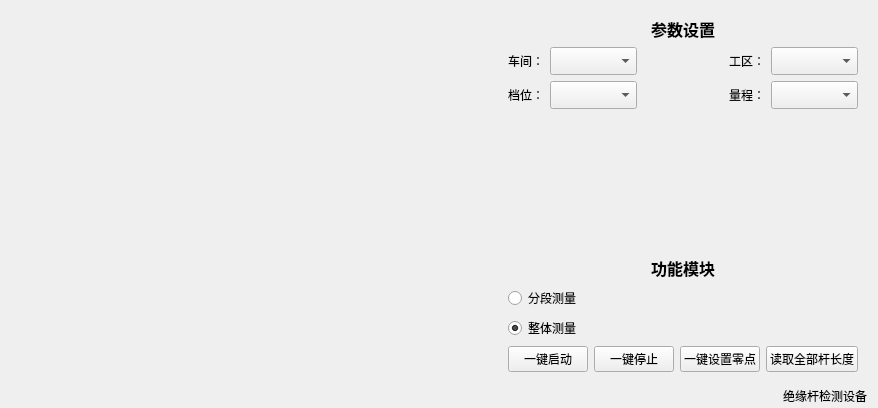
<?xml version="1.0" encoding="UTF-8"?>
<ui version="4.0">
 <class>IR_TestOperatorWgt</class>
 <widget class="QWidget" name="IR_TestOperatorWgt">
  <property name="geometry">
   <rect>
    <x>0</x>
    <y>0</y>
    <width>878</width>
    <height>408</height>
   </rect>
  </property>
  <property name="windowTitle">
   <string>Form</string>
  </property>
  <layout class="QVBoxLayout" name="verticalLayout">
   <property name="bottomMargin">
    <number>0</number>
   </property>
   <item>
    <layout class="QHBoxLayout" name="horizontalLayout_2" stretch="1,0">
     <item>
      <widget class="QWidget" name="widget_ImmediateTesst" native="true">
       <layout class="QVBoxLayout" name="verticalLayout_2">
        <item>
         <layout class="QVBoxLayout" name="verticalLayout_ImmediateTest">
          <item>
           <spacer name="horizontalSpacer_5">
            <property name="orientation">
             <enum>Qt::Horizontal</enum>
            </property>
            <property name="sizeHint" stdset="0">
             <size>
              <width>40</width>
              <height>0</height>
             </size>
            </property>
           </spacer>
          </item>
         </layout>
        </item>
       </layout>
      </widget>
     </item>
     <item>
      <widget class="QWidget" name="widget_ParamSetting" native="true">
       <layout class="QVBoxLayout" name="verticalLayout_3">
        <property name="leftMargin">
         <number>9</number>
        </property>
        <property name="topMargin">
         <number>6</number>
        </property>
        <property name="rightMargin">
         <number>9</number>
        </property>
        <property name="bottomMargin">
         <number>6</number>
        </property>
        <item>
         <widget class="QLabel" name="label_2">
          <property name="font">
           <font>
            <family>微软雅黑</family>
            <pointsize>12</pointsize>
            <weight>75</weight>
            <bold>true</bold>
           </font>
          </property>
          <property name="text">
           <string>参数设置</string>
          </property>
          <property name="alignment">
           <set>Qt::AlignCenter</set>
          </property>
         </widget>
        </item>
        <item>
         <layout class="QGridLayout" name="gridLayout">
          <property name="horizontalSpacing">
           <number>6</number>
          </property>
          <item row="2" column="3">
           <widget class="QLabel" name="label_6">
            <property name="text">
             <string>量程：</string>
            </property>
           </widget>
          </item>
          <item row="1" column="1">
           <widget class="QComboBox" name="comboBox_WorkSpace">
            <property name="minimumSize">
             <size>
              <width>0</width>
              <height>28</height>
             </size>
            </property>
           </widget>
          </item>
          <item row="2" column="0">
           <widget class="QLabel" name="label_4">
            <property name="text">
             <string>档位：</string>
            </property>
           </widget>
          </item>
          <item row="0" column="4">
           <spacer name="horizontalSpacer_4">
            <property name="orientation">
             <enum>Qt::Horizontal</enum>
            </property>
            <property name="sizeHint" stdset="0">
             <size>
              <width>40</width>
              <height>0</height>
             </size>
            </property>
           </spacer>
          </item>
          <item row="2" column="4">
           <widget class="QComboBox" name="comboBox_ResRange">
            <property name="minimumSize">
             <size>
              <width>0</width>
              <height>28</height>
             </size>
            </property>
           </widget>
          </item>
          <item row="1" column="4">
           <widget class="QComboBox" name="comboBox_WorkArea">
            <property name="minimumSize">
             <size>
              <width>0</width>
              <height>28</height>
             </size>
            </property>
           </widget>
          </item>
          <item row="0" column="1">
           <spacer name="horizontalSpacer_3">
            <property name="orientation">
             <enum>Qt::Horizontal</enum>
            </property>
            <property name="sizeHint" stdset="0">
             <size>
              <width>40</width>
              <height>0</height>
             </size>
            </property>
           </spacer>
          </item>
          <item row="1" column="3">
           <widget class="QLabel" name="label_5">
            <property name="text">
             <string>工区：</string>
            </property>
           </widget>
          </item>
          <item row="1" column="0">
           <widget class="QLabel" name="label_3">
            <property name="text">
             <string>车间：</string>
            </property>
           </widget>
          </item>
          <item row="2" column="1">
           <widget class="QComboBox" name="comboBox_VolGrade">
            <property name="minimumSize">
             <size>
              <width>0</width>
              <height>28</height>
             </size>
            </property>
           </widget>
          </item>
          <item row="1" column="2">
           <widget class="QLabel" name="label_11">
            <property name="minimumSize">
             <size>
              <width>80</width>
              <height>0</height>
             </size>
            </property>
            <property name="text">
             <string/>
            </property>
           </widget>
          </item>
          <item row="2" column="2">
           <widget class="QLabel" name="label_12">
            <property name="minimumSize">
             <size>
              <width>80</width>
              <height>0</height>
             </size>
            </property>
            <property name="text">
             <string/>
            </property>
           </widget>
          </item>
         </layout>
        </item>
        <item>
         <layout class="QVBoxLayout" name="verticalLayout_IRParam"/>
        </item>
        <item>
         <spacer name="verticalSpacer">
          <property name="orientation">
           <enum>Qt::Vertical</enum>
          </property>
          <property name="sizeHint" stdset="0">
           <size>
            <width>20</width>
            <height>40</height>
           </size>
          </property>
         </spacer>
        </item>
        <item>
         <widget class="QLabel" name="label_7">
          <property name="font">
           <font>
            <family>微软雅黑</family>
            <pointsize>12</pointsize>
            <weight>75</weight>
            <bold>true</bold>
           </font>
          </property>
          <property name="text">
           <string>功能模块</string>
          </property>
          <property name="alignment">
           <set>Qt::AlignCenter</set>
          </property>
         </widget>
        </item>
        <item>
         <widget class="QRadioButton" name="radioButton_Section">
          <property name="text">
           <string>分段测量</string>
          </property>
         </widget>
        </item>
        <item>
         <widget class="QRadioButton" name="radioButton_Full">
          <property name="text">
           <string>整体测量</string>
          </property>
          <property name="checked">
           <bool>true</bool>
          </property>
         </widget>
        </item>
        <item>
         <layout class="QHBoxLayout" name="horizontalLayout_5">
          <item>
           <widget class="QPushButton" name="pushButton_Start">
            <property name="text">
             <string>一键启动</string>
            </property>
           </widget>
          </item>
          <item>
           <widget class="QPushButton" name="pushButton_Stop">
            <property name="text">
             <string>一键停止</string>
            </property>
           </widget>
          </item>
          <item>
           <widget class="QPushButton" name="pushButton_setZero">
            <property name="text">
             <string>一键设置零点</string>
            </property>
           </widget>
          </item>
          <item>
           <widget class="QPushButton" name="pushButton_readIRLength">
            <property name="text">
             <string>读取全部杆长度</string>
            </property>
           </widget>
          </item>
         </layout>
        </item>
       </layout>
      </widget>
     </item>
    </layout>
   </item>
   <item>
    <layout class="QHBoxLayout" name="horizontalLayout_6">
     <item>
      <widget class="QLabel" name="label_testcode">
       <property name="text">
        <string/>
       </property>
      </widget>
     </item>
     <item>
      <spacer name="horizontalSpacer_6">
       <property name="orientation">
        <enum>Qt::Horizontal</enum>
       </property>
       <property name="sizeHint" stdset="0">
        <size>
         <width>40</width>
         <height>20</height>
        </size>
       </property>
      </spacer>
     </item>
     <item>
      <widget class="CStatusLabel" name="label_DevStatus">
       <property name="minimumSize">
        <size>
         <width>24</width>
         <height>24</height>
        </size>
       </property>
       <property name="text">
        <string/>
       </property>
      </widget>
     </item>
     <item>
      <widget class="QLabel" name="label_8">
       <property name="text">
        <string>绝缘杆检测设备</string>
       </property>
      </widget>
     </item>
    </layout>
   </item>
  </layout>
 </widget>
 <customwidgets>
  <customwidget>
   <class>CStatusLabel</class>
   <extends>QLabel</extends>
   <header>CStatusLabel.h</header>
  </customwidget>
 </customwidgets>
 <resources/>
 <connections/>
</ui>
